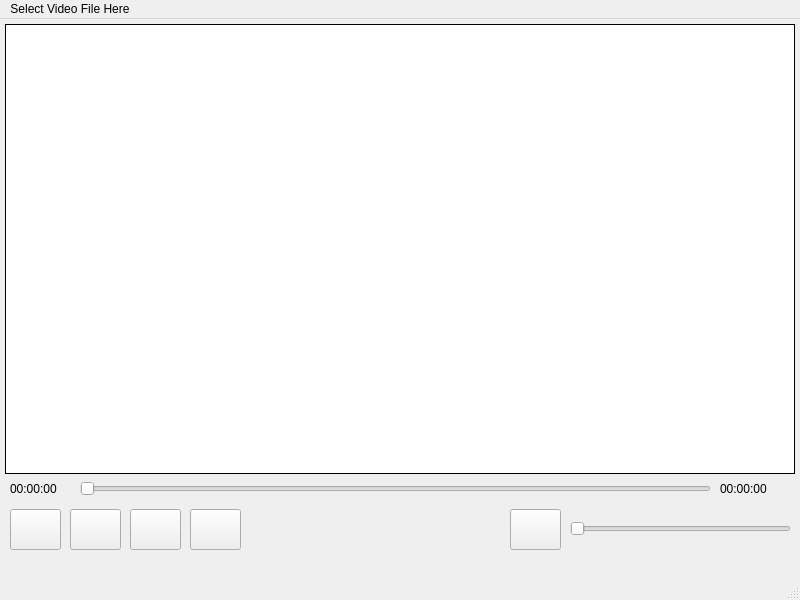
<?xml version="1.0" encoding="UTF-8"?>
<ui version="4.0">
 <class>MainWindow</class>
 <widget class="QMainWindow" name="MainWindow">
  <property name="geometry">
   <rect>
    <x>0</x>
    <y>0</y>
    <width>800</width>
    <height>600</height>
   </rect>
  </property>
  <property name="windowTitle">
   <string>MainWindow</string>
  </property>
  <widget class="QWidget" name="centralwidget">
   <widget class="QGroupBox" name="groupBox_Video">
    <property name="geometry">
     <rect>
      <x>5</x>
      <y>5</y>
      <width>790</width>
      <height>450</height>
     </rect>
    </property>
    <property name="autoFillBackground">
     <bool>false</bool>
    </property>
    <property name="styleSheet">
     <string notr="true">QGroupBox 
{
	border: 1px solid black;
background: white;
}</string>
    </property>
    <property name="title">
     <string/>
    </property>
    <property name="checkable">
     <bool>false</bool>
    </property>
    <widget class="QLabel" name="LogoLabel">
     <property name="geometry">
      <rect>
       <x>180</x>
       <y>150</y>
       <width>391</width>
       <height>141</height>
      </rect>
     </property>
     <property name="text">
      <string/>
     </property>
    </widget>
   </widget>
   <widget class="QPushButton" name="pushButton_Seek_Backword">
    <property name="geometry">
     <rect>
      <x>10</x>
      <y>490</y>
      <width>51</width>
      <height>41</height>
     </rect>
    </property>
    <property name="text">
     <string/>
    </property>
   </widget>
   <widget class="QPushButton" name="pushButton_Play_Pause">
    <property name="geometry">
     <rect>
      <x>70</x>
      <y>490</y>
      <width>51</width>
      <height>41</height>
     </rect>
    </property>
    <property name="text">
     <string/>
    </property>
   </widget>
   <widget class="QPushButton" name="pushButton_Stop">
    <property name="geometry">
     <rect>
      <x>130</x>
      <y>490</y>
      <width>51</width>
      <height>41</height>
     </rect>
    </property>
    <property name="text">
     <string/>
    </property>
   </widget>
   <widget class="QPushButton" name="pushButton_seek_forward">
    <property name="geometry">
     <rect>
      <x>190</x>
      <y>490</y>
      <width>51</width>
      <height>41</height>
     </rect>
    </property>
    <property name="text">
     <string/>
    </property>
   </widget>
   <widget class="QPushButton" name="pushButton_Volume">
    <property name="geometry">
     <rect>
      <x>510</x>
      <y>490</y>
      <width>51</width>
      <height>41</height>
     </rect>
    </property>
    <property name="text">
     <string/>
    </property>
   </widget>
   <widget class="QSlider" name="horizontalSlider_Volume">
    <property name="geometry">
     <rect>
      <x>570</x>
      <y>500</y>
      <width>221</width>
      <height>20</height>
     </rect>
    </property>
    <property name="orientation">
     <enum>Qt::Horizontal</enum>
    </property>
   </widget>
   <widget class="QSlider" name="horizontalSlider_Duration">
    <property name="geometry">
     <rect>
      <x>80</x>
      <y>460</y>
      <width>631</width>
      <height>20</height>
     </rect>
    </property>
    <property name="orientation">
     <enum>Qt::Horizontal</enum>
    </property>
   </widget>
   <widget class="QLabel" name="label_current_Time">
    <property name="geometry">
     <rect>
      <x>10</x>
      <y>460</y>
      <width>63</width>
      <height>20</height>
     </rect>
    </property>
    <property name="text">
     <string>00:00:00</string>
    </property>
   </widget>
   <widget class="QLabel" name="label_total_Time">
    <property name="geometry">
     <rect>
      <x>720</x>
      <y>460</y>
      <width>63</width>
      <height>20</height>
     </rect>
    </property>
    <property name="text">
     <string>00:00:00</string>
    </property>
   </widget>
  </widget>
  <widget class="QMenuBar" name="menubar">
   <property name="geometry">
    <rect>
     <x>0</x>
     <y>0</y>
     <width>800</width>
     <height>25</height>
    </rect>
   </property>
   <widget class="QMenu" name="menuSelect_Video_File_Here">
    <property name="title">
     <string>Select Video File Here</string>
    </property>
    <addaction name="actionOpen"/>
   </widget>
   <addaction name="menuSelect_Video_File_Here"/>
  </widget>
  <widget class="QStatusBar" name="statusbar"/>
  <action name="actionOpen">
   <property name="text">
    <string>Open</string>
   </property>
  </action>
 </widget>
 <resources/>
 <connections/>
</ui>
